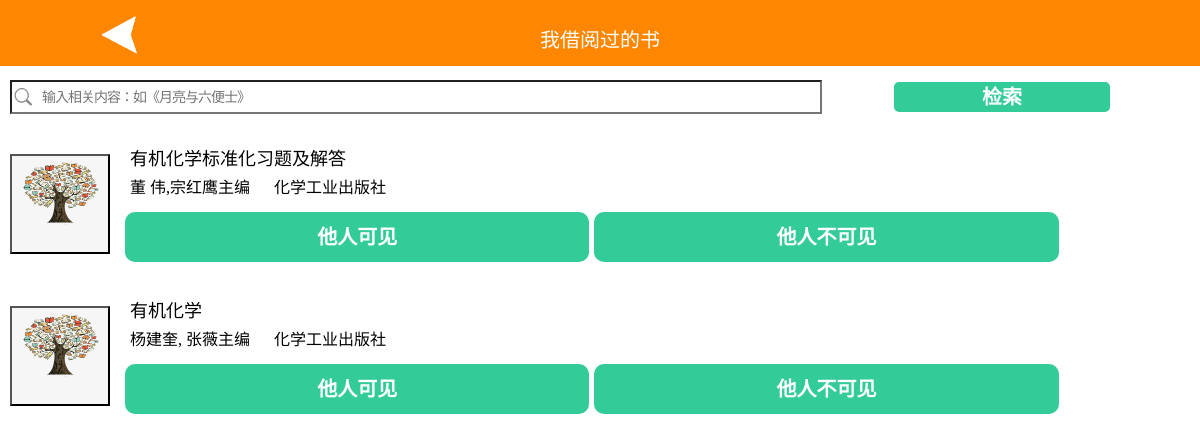
The app's page /20myrentinghistory.php (signed in) with its own data.
### tables this page shows
CREATE TABLE `book` (
  `book_id` int(11) NOT NULL AUTO_INCREMENT,
  `ISBN` varchar(13) NOT NULL,
  `bname` varchar(30) NOT NULL,
  `author` varchar(20) NOT NULL,
  `publisher` varchar(20) NOT NULL,
  `publish_year` int(4) NOT NULL,
  `course_id` int(11) NOT NULL,
  `picture` varchar(255) NOT NULL,
  PRIMARY KEY (`book_id`)
);

### 20myrentinghistory.php (the view, shortened to what this page needs)
<!doctype html>
<html>
<head>
	</head>
<body>
<table class="heading" width="100%" border="0" cellpadding="0" cellspacing="0" >
  <tbody>
    <tr>
      <td width="20%" bgcolor="#FF8600"><a href="javascript:history.go(-1)" target="_self"><img src="jiantou.gif" height="40vx" width="40vx"></a></td>
      <td width="60%" bgcolor="#FF8600"><p>我借阅过的书</p></td>
      <td width="20%" bgcolor="#FF8600"></td>
    </tr>
  </tbody>
</table>
<table class="input" width="90%" border="0" cellpadding="0" cellspacing="0">
  <tbody>
    <tr>
      <td width="80%">
	  <form action="./20myrentinghistory/20search.php" method="post">
      	<input id="shuru" type="" name="shuru" placeholder="输入相关内容：如《月亮与六便士》"  /></form>
     </td>
      <td width="20%">
		  <button class="sousuo" type="submit">检索</button>
		</td>
    </tr>
  </tbody>
</table>
<?php
 include_once $_SERVER['DOCUMENT_ROOT'].'/html/includes/db.inc.php';
 $uid=$_SESSION['uid'];
  $sql1="select * from  book";
  $res1=$pdo->query($sql1);
  foreach($res1 as $row1)
 {
	 $book_id=$row1['book_id'];
 $sql="select * from user_book INNER JOIN  book  on user_book.uid=$uid and book.book_id=user_book.book_id and book.book_id='$book_id'";
 $res=$pdo->query($sql);
 $row=$res->fetch();
  $bname=$row['bname'];
  $author=$row['author'];
  $publisher=$row['publisher'];
  $picture=$row['picture'];
if($row){
?>
<table class="inner" width="100%" border="0" cellpadding="0" cellspacing="0">
<tbody>
  <tr>
	<form id="formcar" name="formcar" method="post" action="24indicatedbook.php">
	 <td width="100px" rowspan="2"><div class="image">
   <button type="submit"  name="button"  style="width:100px;height:100px;background-size:100% 100%;background-image: url('<?php   echo $picture; ?>')"> </button> </div></td>
    <td><div>
		<div class="info"><?php echo $bname; ?></div>
<div class="info1"><?php echo $author."&nbsp &nbsp  &nbsp".$publisher; ?></div>
   </form>
  </tr>
  <tr>
   <td>
      <span>
		<form method="post" action="20myrentinghistory/20connect2.php"  target="formsubmit" >
       <div id="can"><button class="hide" type="submit">他人可见</button></div>
	    </form>
	    </span>
    <span>
	    <form method="post" action="20myrentinghistory/20connect.php"  target="formsubmit">
			<div id="cant"><button class="hide"  type="submit">他人不可见</button></div>
	    </form>
		</span>
    </td>
  </tr>
</tbody>
</table>
<?php
}
}
?>
</body>
</html>

### 20myrentinghistory.php (style rules this page uses)
* { margin: 0; padding: 0; }
body { background-image:url(""); background-position: center 0; background-size:cover; margin: 0px; }
.heading { position:fixed; top: 0; }
.heading td { text-align: center; height:35px; line-height: 35px; padding-top: 15px; padding-bottom: 0px; font-family: "黑体"; font-size: 20px; color:#ffffff; margin:2px; }
.inner { margin: 20px 0px 20px 0px; }
.image { margin:20px 10px 10px 10px; border-radius: 50px; width: 100px; float:left; }
.info { font-family: "黑体"; font-size: 18px; margin: 5px 10px 0px; border:0px; background-color: #ffffff; height: auto; min-height: 30px; text-align: left; }
.info1 { font-family: "黑体"; font-size: 16px; margin: 0px 10px 0px; border:0px; background-color: #ffffff; height: auto; min-height: 30px; font-weight: lighter; text-align: left; }
.hide { text-align: center; float:left; width:43%; margin: 0 auto; height:50px; line-height: 50px; margin: 0px 0px 0px 5px; color:#ffffff; border-radius: 10px; background-color: #33cc99; font-size: 20px; font-family: "黑体"; font-weight: bold; border: none; }
.input { margin:20px 0px 20px 10px; }
.input #shuru { height:30px; line-height: 30px; width:90%; background-color: #eeeeee; background: url("sousuo.png") no-repeat scroll left center transparent; background-size: 20px 18px; padding-left: 30px; font-size: 14px; letter-spacing: -1px; }
.input .sousuo { font-size: 20px; font-weight: bold; font-family: "黑体"; color: #ffffff; background-color: #33cc99; margin-left: 20px; border-radius: 5px; text-align: center; height: 30px; line-height: 30px; border: none; width: 100%; }
a { text-decoration: none; }

### records on screen
book: picture (picture), bname "有机化学标准化习题及解答", author "董 伟,宗红鹰主编", publisher "化学工业出版社"
book: picture (picture), bname "有机化学", author "杨建奎, 张薇主编", publisher "化学工业出版社"
